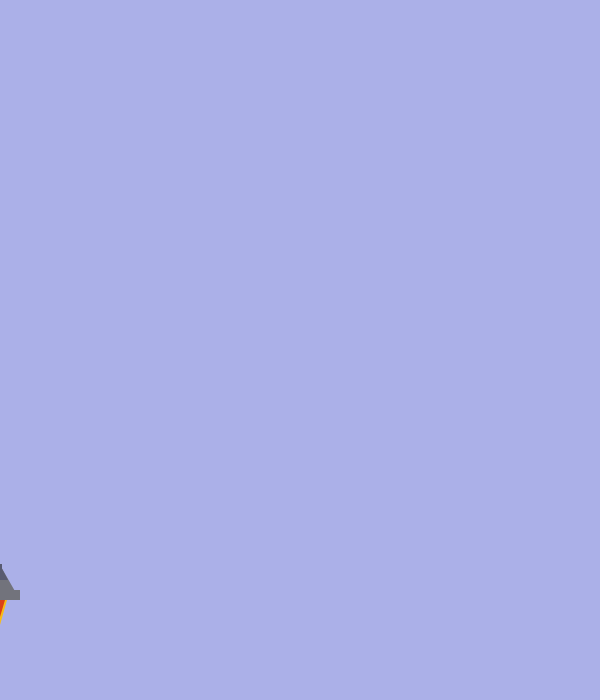
Frame 1 (no input)
Frame 60 (the mouse pressed at the canvas centre just before this capture): identical to frame 1, image omitted
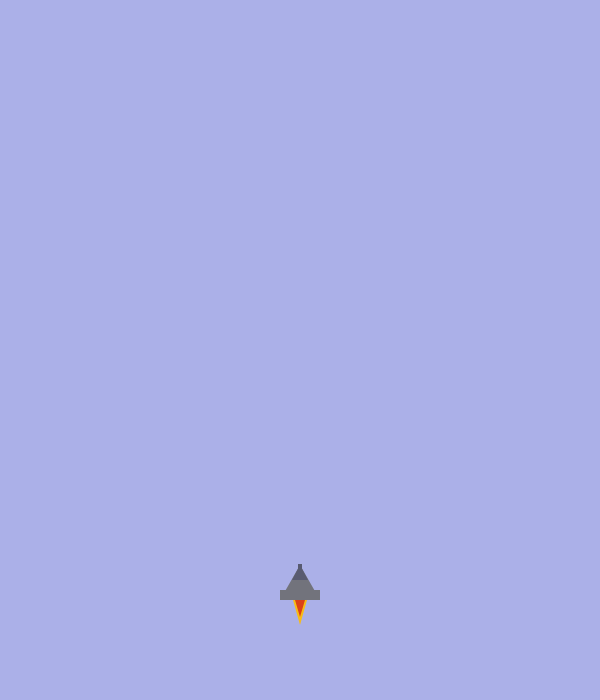
Frame 120 (the mouse held since frame 60 and released just before this capture)

The Processing sketch that drew these frames (run headless with seeded random() and noise(); from frame 60 on, the mouse is pressed at the canvas centre):

// Processing sketch: processing_76458
// ── processing_76458.pde

boolean shoot = false;

void setup(){
    
    size(600,700);
  }
  
void draw(){ 
   background(#ABB0E8);         
   
  if (mousePressed == true){
   fill(250,20,20);
   strokeWeight(3);
   line(mouseX, 565, mouseX, 0);
   } 
   
   //wings and body
   fill(#72737C);
   noStroke();   
   rect(mouseX-20,590,40,10);
   triangle(mouseX-20, 600, mouseX+20, 600, mouseX, 565);
   //nose
   fill(#585A71);
   rect(mouseX-2,564,4,8);
   triangle(mouseX-8, 580, mouseX+8, 580, mouseX, 565);   
  
   
  if (mouseX>=0 || mouseY>=0){
   //fire  
   fill(#F7BC16);
   triangle(mouseX-7, 600, mouseX+7, 600, mouseX, 625);  
   fill(#DB4116);
   triangle(mouseX-5, 600, mouseX+5, 600, mouseX, 617);  
  } 
 
}
